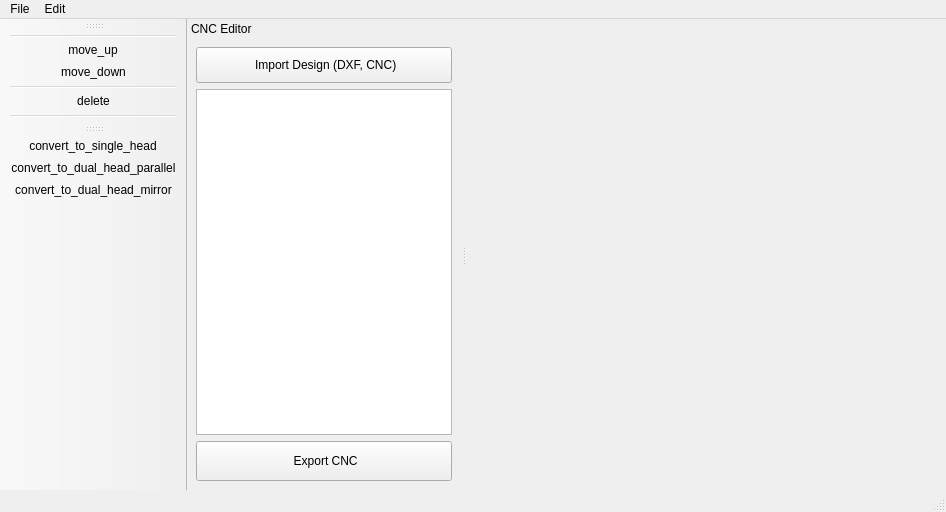
<?xml version="1.0" encoding="UTF-8"?>
<ui version="4.0">
 <class>MainWindow</class>
 <widget class="QMainWindow" name="MainWindow">
  <property name="geometry">
   <rect>
    <x>0</x>
    <y>0</y>
    <width>946</width>
    <height>512</height>
   </rect>
  </property>
  <property name="windowTitle">
   <string>CNC Workspace</string>
  </property>
  <widget class="QWidget" name="centralwidget">
   <layout class="QGridLayout" name="gridLayout"/>
  </widget>
  <widget class="QMenuBar" name="menubar">
   <property name="geometry">
    <rect>
     <x>0</x>
     <y>0</y>
     <width>946</width>
     <height>33</height>
    </rect>
   </property>
   <widget class="QMenu" name="menuFile">
    <property name="title">
     <string>File</string>
    </property>
    <addaction name="actionOpen"/>
    <addaction name="actionExport"/>
   </widget>
   <widget class="QMenu" name="menuEdit">
    <property name="title">
     <string>Edit</string>
    </property>
    <addaction name="actionRedo"/>
    <addaction name="actionUndo"/>
   </widget>
   <addaction name="menuFile"/>
   <addaction name="menuEdit"/>
  </widget>
  <widget class="QStatusBar" name="statusbar"/>
  <widget class="QDockWidget" name="CNC_EDITOR">
   <property name="styleSheet">
    <string notr="true">QDockWidget &gt; QWidget {
    border: 0.5px solid black;
}</string>
   </property>
   <property name="features">
    <set>QDockWidget::DockWidgetFeature::DockWidgetMovable</set>
   </property>
   <property name="windowTitle">
    <string>CNC Editor</string>
   </property>
   <attribute name="dockWidgetArea">
    <number>1</number>
   </attribute>
   <widget class="QWidget" name="dockWidgetContents">
    <layout class="QGridLayout" name="gridLayout_4">
     <item row="0" column="0">
      <layout class="QGridLayout" name="gridLayout_3">
       <item row="1" column="0">
        <widget class="QListWidget" name="listWidget">
         <property name="acceptDrops">
          <bool>true</bool>
         </property>
        </widget>
       </item>
       <item row="2" column="0">
        <widget class="QPushButton" name="pushButton_2">
         <property name="minimumSize">
          <size>
           <width>0</width>
           <height>40</height>
          </size>
         </property>
         <property name="text">
          <string> Export CNC</string>
         </property>
         <property name="icon">
          <iconset>
           <normaloff>../../../Downloads/export-content-svgrepo-com.svg</normaloff>../../../Downloads/export-content-svgrepo-com.svg</iconset>
         </property>
         <property name="iconSize">
          <size>
           <width>22</width>
           <height>22</height>
          </size>
         </property>
        </widget>
       </item>
       <item row="0" column="0">
        <widget class="QPushButton" name="pushButton">
         <property name="minimumSize">
          <size>
           <width>0</width>
           <height>36</height>
          </size>
         </property>
         <property name="text">
          <string> Import Design (DXF, CNC)</string>
         </property>
         <property name="icon">
          <iconset>
           <normaloff>../../../Downloads/drag-right-svgrepo-com.svg</normaloff>../../../Downloads/drag-right-svgrepo-com.svg</iconset>
         </property>
         <property name="iconSize">
          <size>
           <width>20</width>
           <height>20</height>
          </size>
         </property>
        </widget>
       </item>
      </layout>
     </item>
    </layout>
   </widget>
  </widget>
  <widget class="QToolBar" name="toolBar">
   <property name="windowTitle">
    <string>toolBar</string>
   </property>
   <attribute name="toolBarArea">
    <enum>LeftToolBarArea</enum>
   </attribute>
   <attribute name="toolBarBreak">
    <bool>false</bool>
   </attribute>
   <addaction name="separator"/>
   <addaction name="action_move_up"/>
   <addaction name="action_move_down"/>
   <addaction name="separator"/>
   <addaction name="action_delete"/>
   <addaction name="separator"/>
  </widget>
  <widget class="QToolBar" name="toolBar_2">
   <property name="windowTitle">
    <string>toolBar_2</string>
   </property>
   <attribute name="toolBarArea">
    <enum>LeftToolBarArea</enum>
   </attribute>
   <attribute name="toolBarBreak">
    <bool>false</bool>
   </attribute>
   <addaction name="action_single_sewing"/>
   <addaction name="action_parallel_sewing"/>
   <addaction name="action_mirror_sewing"/>
  </widget>
  <action name="actionOpen">
   <property name="text">
    <string>Open</string>
   </property>
  </action>
  <action name="actionExport">
   <property name="text">
    <string>Export</string>
   </property>
  </action>
  <action name="actionCommand_Bar">
   <property name="checkable">
    <bool>true</bool>
   </property>
   <property name="checked">
    <bool>true</bool>
   </property>
   <property name="text">
    <string>Tools</string>
   </property>
  </action>
  <action name="actionCNC_Editor">
   <property name="checkable">
    <bool>true</bool>
   </property>
   <property name="checked">
    <bool>true</bool>
   </property>
   <property name="text">
    <string>CNC Edit</string>
   </property>
  </action>
  <action name="action_move_down">
   <property name="icon">
    <iconset>
     <normaloff>../../../Downloads/down-svgrepo-com.svg</normaloff>../../../Downloads/down-svgrepo-com.svg</iconset>
   </property>
   <property name="text">
    <string>move_down</string>
   </property>
   <property name="toolTip">
    <string>Move Down</string>
   </property>
   <property name="menuRole">
    <enum>QAction::MenuRole::NoRole</enum>
   </property>
  </action>
  <action name="action_move_up">
   <property name="icon">
    <iconset>
     <normalon>../../../Downloads/up-svgrepo-com.svg</normalon>
    </iconset>
   </property>
   <property name="text">
    <string>move_up</string>
   </property>
   <property name="toolTip">
    <string>Move Up</string>
   </property>
   <property name="menuRole">
    <enum>QAction::MenuRole::NoRole</enum>
   </property>
  </action>
  <action name="action_single_sewing">
   <property name="icon">
    <iconset>
     <normaloff>../../../Downloads/one-pencil-svgrepo-com.svg</normaloff>
     <normalon>../../../Downloads/up-svgrepo-com.svg</normalon>../../../Downloads/one-pencil-svgrepo-com.svg</iconset>
   </property>
   <property name="text">
    <string>convert_to_single_head</string>
   </property>
   <property name="toolTip">
    <string>Single Head Sewing For Selected Objects</string>
   </property>
   <property name="menuRole">
    <enum>QAction::MenuRole::NoRole</enum>
   </property>
  </action>
  <action name="action_parallel_sewing">
   <property name="icon">
    <iconset>
     <normaloff>../../../Downloads/two-pencil-svgrepo-com.svg</normaloff>
     <normalon>../../../Downloads/up-svgrepo-com.svg</normalon>../../../Downloads/two-pencil-svgrepo-com.svg</iconset>
   </property>
   <property name="text">
    <string>convert_to_dual_head_parallel</string>
   </property>
   <property name="toolTip">
    <string>Dual Head Parallel Sewing For Selected Objects</string>
   </property>
   <property name="menuRole">
    <enum>QAction::MenuRole::NoRole</enum>
   </property>
  </action>
  <action name="action_mirror_sewing">
   <property name="icon">
    <iconset>
     <normaloff>../../../Downloads/mirror-pencil-svgrepo-com.svg</normaloff>
     <normalon>../../../Downloads/up-svgrepo-com.svg</normalon>../../../Downloads/mirror-pencil-svgrepo-com.svg</iconset>
   </property>
   <property name="text">
    <string>convert_to_dual_head_mirror</string>
   </property>
   <property name="toolTip">
    <string>Dual Head Mirror Sewing For Selected Objects</string>
   </property>
   <property name="menuRole">
    <enum>QAction::MenuRole::NoRole</enum>
   </property>
  </action>
  <action name="action_delete">
   <property name="icon">
    <iconset>
     <normaloff>../../../Downloads/delete-svgrepo-com.svg</normaloff>
     <normalon>../../../Downloads/up-svgrepo-com.svg</normalon>../../../Downloads/delete-svgrepo-com.svg</iconset>
   </property>
   <property name="text">
    <string>delete</string>
   </property>
   <property name="toolTip">
    <string>Delete</string>
   </property>
   <property name="menuRole">
    <enum>QAction::MenuRole::NoRole</enum>
   </property>
  </action>
  <action name="actionRedo">
   <property name="text">
    <string>Undo</string>
   </property>
  </action>
  <action name="actionUndo">
   <property name="text">
    <string>Redo</string>
   </property>
  </action>
 </widget>
 <resources/>
 <connections/>
</ui>
